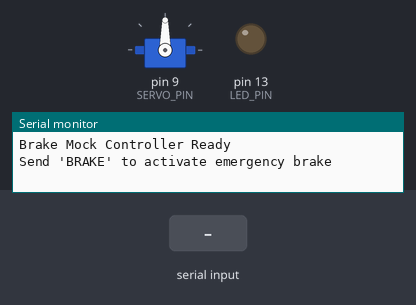
Simulated run of this sketch. Board: Arduino Uno, built with avr-gcc and run on an emulated ATmega328P. Shown: servo, output pins drawn as LEDs (lit = HIGH), the last lines printed to the serial monitor. The inputs (shaded band) are chosen by the test bench.

Above: at 2.2 s.
2.3 s: "BRAKE\n" received over Serial
At 2.7 s:
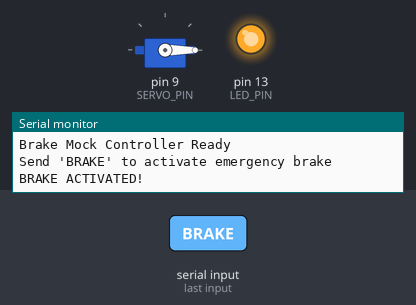
Timing chart, 0 to 5.3 s (numbered marks = the images above; inputs shaded):
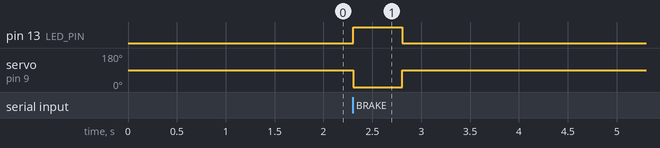

The sketch:

arduino_brake_mock.ino
```cpp
/*
 * Arduino Brake Pedal Mock Controller
 *
 * This sketch controls a servo motor to simulate brake pedal pressing
 * when receiving "BRAKE" command from Python via serial.
 *
 * Hardware:
 * - Arduino Uno/Nano
 * - Servo motor (SG90 or similar)
 * - Optional: LED for visual feedback
 *
 * Connections:
 * - Servo signal pin -> Digital Pin 9
 * - Servo VCC -> 5V
 * - Servo GND -> GND
 * - LED (optional) -> Digital Pin 13 with resistor
 *
 * Usage:
 * 1. Upload this sketch to Arduino
 * 2. Connect servo to brake pedal mechanism
 * 3. Set enable_brake_mock: true in config.yaml
 * 4. System will send "BRAKE" command when emergency detected
 */

#include <Servo.h>

Servo brakeServo;

// Pin definitions
const int SERVO_PIN = 9;
const int LED_PIN = 13;

// Servo positions
const int SERVO_REST = 90;      // Rest position (no brake)
const int SERVO_BRAKE = 0;      // Brake position (pressed)
const int SERVO_DURATION = 500; // How long to hold brake (ms)

// State
bool brakeActive = false;
unsigned long brakeStartTime = 0;

void setup() {
  // Initialize serial communication
  Serial.begin(9600);
  Serial.setTimeout(100);

  // Initialize servo
  brakeServo.attach(SERVO_PIN);
  brakeServo.write(SERVO_REST);

  // Initialize LED
  pinMode(LED_PIN, OUTPUT);
  digitalWrite(LED_PIN, LOW);

  // Wait for serial connection
  delay(1000);

  Serial.println("Brake Mock Controller Ready");
  Serial.println("Send 'BRAKE' to activate emergency brake");
}

void loop() {
  // Check for serial commands
  if (Serial.available() > 0) {
    String command = Serial.readStringUntil('\n');
    command.trim();
    command.toUpperCase();

    if (command == "BRAKE") {
      activateBrake();
    } else if (command == "RESET") {
      resetBrake();
    }
  }

  // Auto-reset brake after duration
  if (brakeActive) {
    if (millis() - brakeStartTime > SERVO_DURATION) {
      resetBrake();
    }
  }
}

void activateBrake() {
  brakeActive = true;
  brakeStartTime = millis();

  // Move servo to brake position
  brakeServo.write(SERVO_BRAKE);

  // Turn on LED
  digitalWrite(LED_PIN, HIGH);

  Serial.println("BRAKE ACTIVATED!");
}

void resetBrake() {
  brakeActive = false;

  // Return servo to rest position
  brakeServo.write(SERVO_REST);

  // Turn off LED
  digitalWrite(LED_PIN, LOW);

  Serial.println("Brake reset");
}
```

Measured:
- after the input at 2.3 s, pin 13 (LED_PIN): LOW → HIGH at once, → LOW 0.50 s later; servo on pin 9 (SERVO_PIN): 90° → 0° at once, → 90° 0.50 s later
